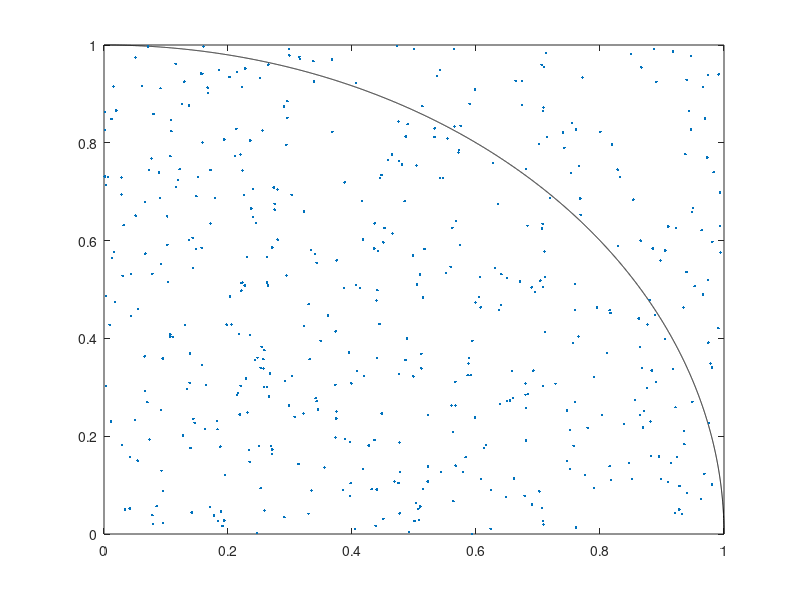

This chart was generated by the following MATLAB code: (Note: this script raises an error after producing the figure.)
x1 = linspace(0, 1, 10000);
y1 = sqrt(1 - x1.^2);

for t = [500, 1000, 2000, 5000, 10000]
	count = 0;
	x2 = rand(1, t);
	y2 = rand(1, t);
	for i = 1:t
		if x2(i)^2 + y2(i)^2 <= 1
			count = count + 1;
		end
	end
	plot(x1, y1, 'k', x2, y2, '.', ...
		'lineWidth', 4);
	title("pi="+num2str(4*count/t));
	axis square;

	% 捕获figure图形，连接形成gif
	frame = getframe(gcf);
	I = frame2im(frame);
	[I, map] = rgb2ind(I, 256);

	if i == 500
		imwrite(I, map, 'test.gif','gif', 'LoopCount',inf, 'DelayTime',0.2);
	else
		imwrite(I, map, 'test.gif', 'gif', 'WriteMode', 'append', 'DelayTime', 0.2);
	end
end

